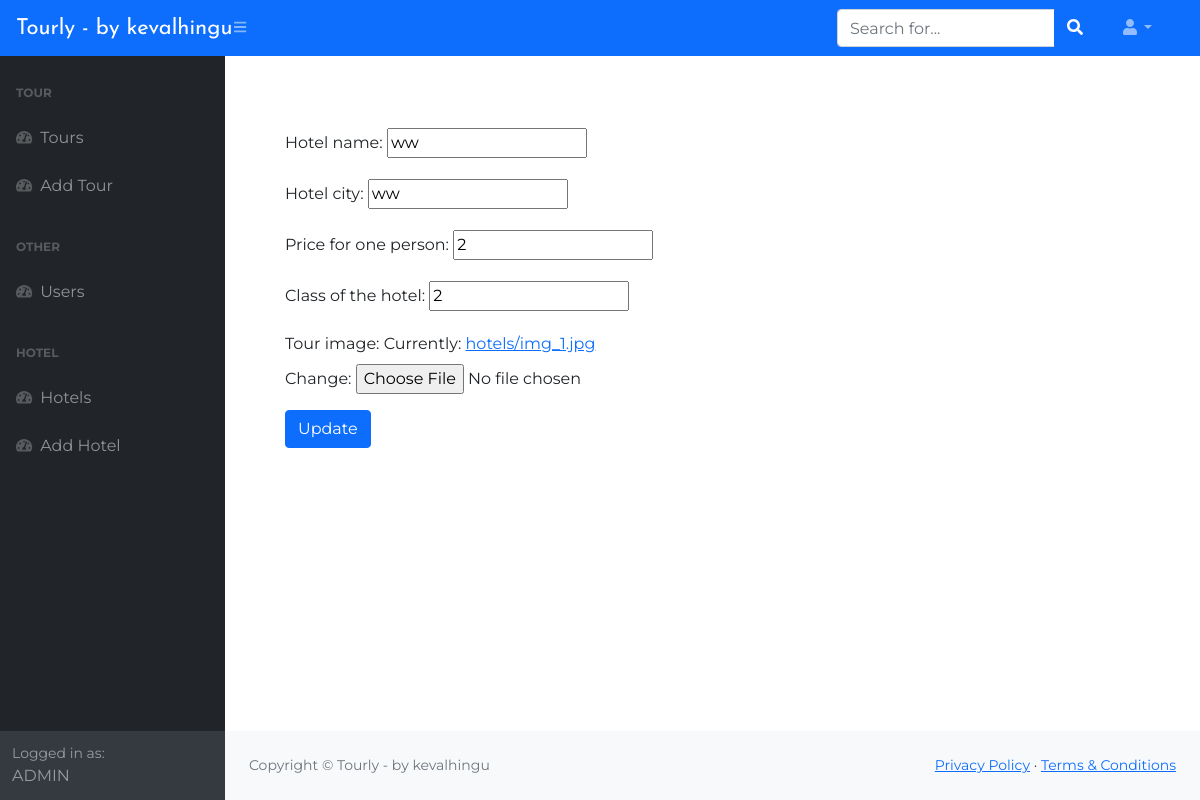
Page /hotel/13/edit (signed in) on the committed database.
### web_tech_django/apps/blog/models.py (models this page shows, shortened)
class Hotel(models.Model):
    name = models.CharField('Hotel name', max_length=60)
    city = models.CharField('Hotel city', max_length=60)
    price = models.IntegerField('Price for one person')
    hotelClass = models.IntegerField('Class of the hotel')
    image = models.ImageField('Tour image', upload_to='hotels/')

### web_tech_django/apps/blog/views.py (the view)
# urls.py: path('hotel/<id>/edit', views.hotel_edit, name='hotel_edit'),
@login_required(login_url='blog:login')
def hotel_edit(request, id):
    hotel = Hotel.objects.get(id=id)
    form = HotelForm(instance=hotel)
    if request.method == 'POST':
        form = HotelForm(request.POST, request.FILES, instance=hotel)
        if form.is_valid():
            form.save()
            messages.info(request, "The "+hotel.name+" edited successfully!")
            return HttpResponseRedirect("/hotel/" + id)
    return render(request, 'admin/hotel/hotel_edit.html', {'form': form})

### web_tech_django/apps/blog/forms.py
class HotelForm(ModelForm):
    class Meta:
        model = Hotel
        fields = "__all__"

### web_tech_django/templates/admin/hotel/hotel_edit.html (shortened to what this page needs)
{% extends 'admin/base_admin.html' %}
{% block content %}
<div class="container">
    <form method="post" class="item__form" enctype="multipart/form-data">
        {{ form.as_p }}
        <input type="submit" class="btn btn-primary" value="Update">
    </form>
</div>
{% endblock %}

### web_tech_django/static/blog/css/admin.css (style rules this page uses)
body { background-color: #fff; font-family: 'Montserrat', sans-serif; font-size: 16px; -webkit-transition: 0.5s; -o-transition: 0.5s; transition: 0.5s; }

### rows in the picture
Hotel: name "ww", city "ww", price "2", hotelClass "2"
